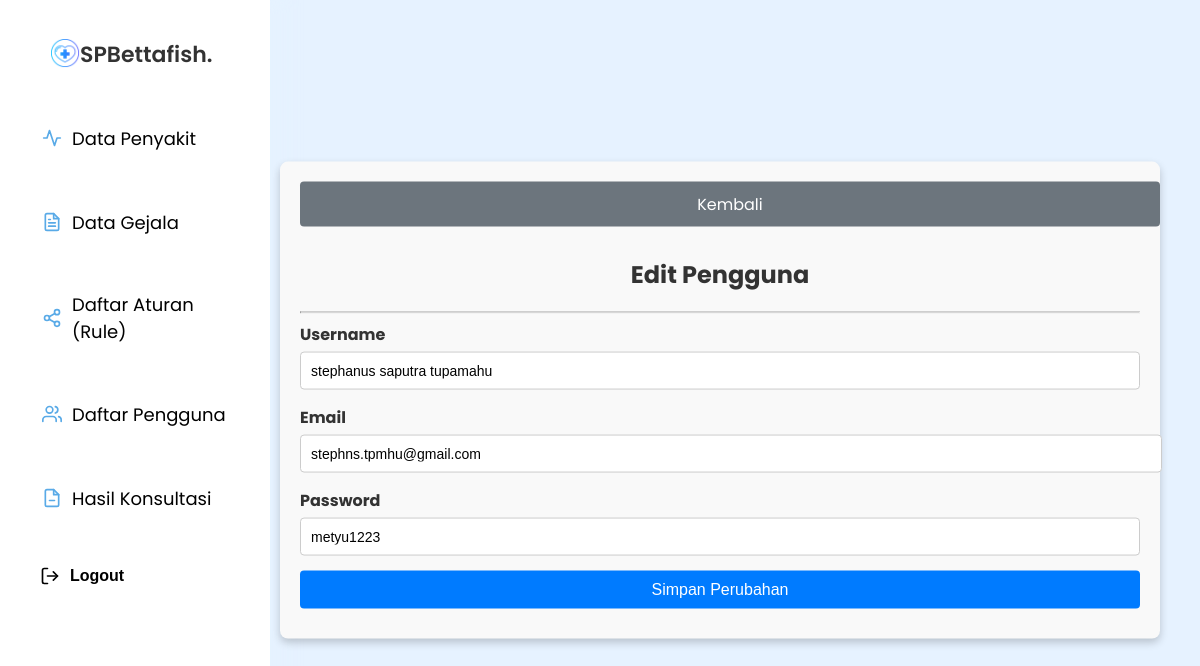
/edit_pengguna.php?id=19, run on the app's committed database.
### tables this page shows
CREATE TABLE `users` (
  `id_user` int(100) NOT NULL,
  `username` varchar(100) NOT NULL,
  `email` varchar(50) NOT NULL,
  `password` varchar(50) NOT NULL
);

### edit_pengguna.php (the view, shortened to what this page needs)
<?php
include 'koneksi.php';
$id_user = isset($_GET['id']) ? $_GET['id'] : null;
$query = "SELECT * FROM users WHERE id_user = ?";
$stmt = mysqli_prepare($conn, $query);
mysqli_stmt_bind_param($stmt, "i", $id_user);
mysqli_stmt_execute($stmt);
$result = mysqli_stmt_get_result($stmt);
$user = mysqli_fetch_assoc($result);
?>
<?php include 'header.php'; ?>
<?php include 'sidebar.php'; ?>
<div class="edit-pengguna-container">
    <a href="pengguna.php" class="btn-pengguna-add" style="background-color: #6c757d;">Kembali</a>
    <h2 class="pengguna-title">Edit Pengguna</h2>
    <hr class="thick">
    <form method="POST" action="">
        <div>
            <label for="username">Username</label>
            <input type="text" id="username" name="username" value="<?= htmlspecialchars($user['username']); ?>" required>
        </div>
        <div>
            <label for="email">Email</label>
            <input type="email" id="email" name="email" value="<?= htmlspecialchars($user['email']); ?>" required>
        </div>
        <div>
            <label for="password">Password</label>
            <input type="text" id="password" name="password" value="<?= htmlspecialchars($user['password']); ?>" required>
        </div>
        <button type="submit" class="btn-pengguna-add">Simpan Perubahan</button>
    </form>
</div>
<?php include 'footer.php'; ?>

### dashboard.css (style rules this page uses)
body { font-family: "Poppins", sans-serif; margin: 0; padding: 0; box-sizing: border-box; background: #e6f2ff; display: flex; }
label { font-size: 16px; font-weight: bold; color: #333; }
input[type="text"], textarea { width: 100%; padding: 10px; border-radius: 5px; border: 1px solid #ddd; font-size: 14px; box-sizing: border-box; }
h2 { font-size: 24px; color: #333; margin-bottom: 20px; }
.edit-pengguna-container { position: absolute; top: 50%; left: 60%; transform: translate(-50%, -50%); width: 70%; background-color: #f9f9f9; padding: 20px; box-shadow: 0 4px 8px rgba(0, 0, 0, 0.2); border-radius: 8px; }
.edit-pengguna-container h2 { text-align: center; margin-bottom: 20px; }
.edit-pengguna-container form div { margin-bottom: 15px; }
.edit-pengguna-container form label { display: block; margin-bottom: 5px; font-weight: bold; }
.edit-pengguna-container form input { width: 100%; padding: 10px; font-size: 14px; border: 1px solid #ccc; border-radius: 4px; }
.edit-pengguna-container .btn-pengguna-add { width: 100%; padding: 10px; font-size: 16px; color: white; background-color: #007bff; border: none; border-radius: 4px; cursor: pointer; text-align: center; display: inline-block; margin-bottom: 10px; text-decoration: none; }

### data on the page
users: username "stephanus saputra tupamahu", email "stephns.tpmhu@gmail.com", password "metyu1223"
